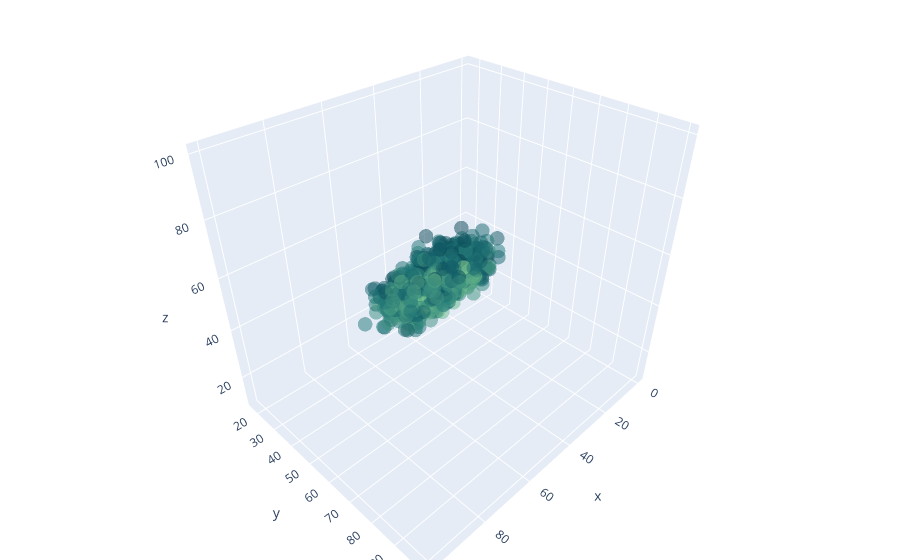

The cell this chart's notebook holds for it:
### Code cell
#visualising the scores in different subject using 3d plot
x=data['math score']
y=data['reading score']
z=data['writing score']
trace1 = go.Scatter3d(
    x=x,
    y=y,
    z=z,
    mode='markers',
    marker=dict(
    size=5,
    color=z,
    colorscale='emrld',
    opacity=0.8)
)

data1=[trace1]
layout=go.Layout(
    margin=dict(
    l=0,
    b=0,r=0,t=0)
    )

fig=go.Figure(data=data1, layout=layout)
iplot(fig,filename='3d score plot')

### Figure 1 — Plotly figure (JSON) as saved in the notebook; plotly's stock layout.template omitted (floating-point values rounded to 4 significant figures; data arrays with more than 128 entries replaced by an {"elided": "..."} marker saying what was removed)
{"data": [{"marker": {"color": {"elided": "1000 int values"}, "colorscale": [[0, "rgb(211, 242, 163)"], [0.1667, "rgb(151, 225, 150)"], [0.3333, "rgb(108, 192, 139)"], [0.5, "rgb(76, 155, 130)"], [0.6667, "rgb(33, 122, 121)"], [0.8333, "rgb(16, 89, 101)"], [1, "rgb(7, 64, 80)"]], "opacity": 0.5, "size": 5}, "mode": "markers", "type": "scatter3d", "x": {"elided": "1000 int values"}, "y": {"elided": "1000 int values"}, "z": {"elided": "1000 int values"}}], "layout": {"margin": {"b": 0, "l": 0, "r": 0, "t": 0}}}
